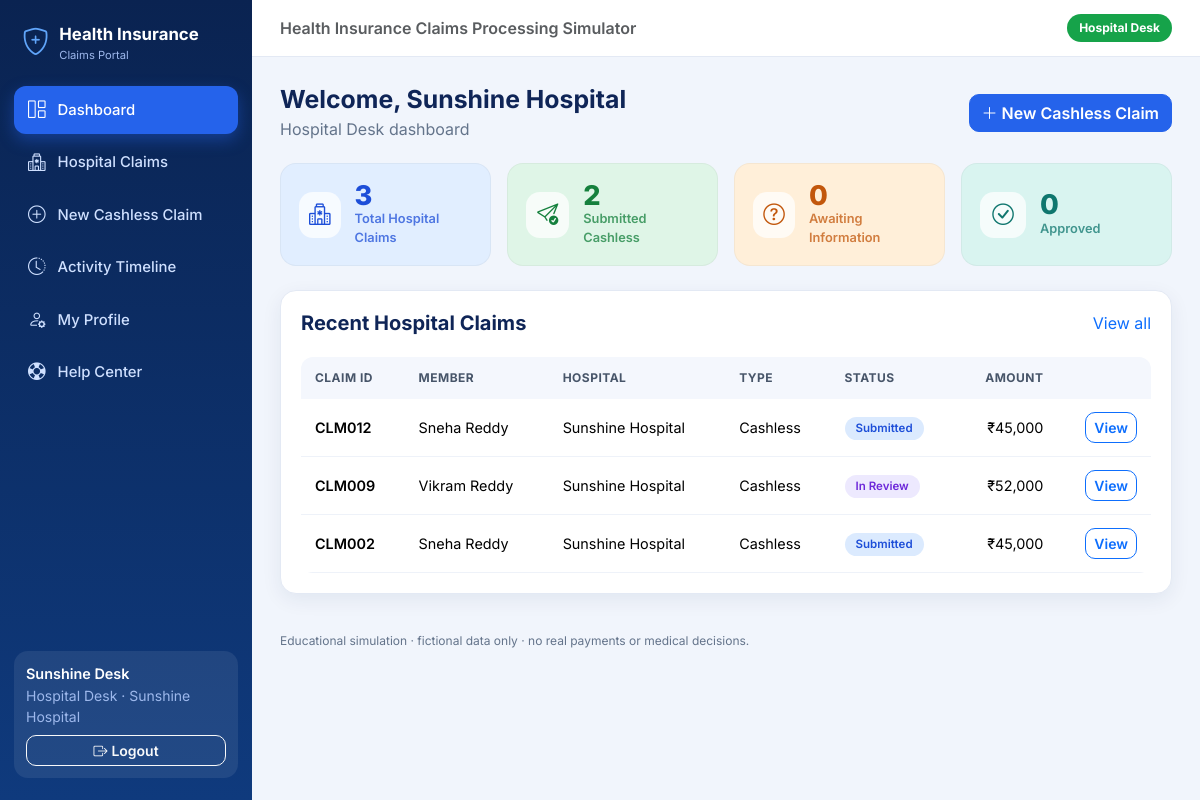
The app's page /dashboard (signed in) with its own data.
### models.py (models this page shows, shortened)
class User(db.Model):
    __tablename__ = "users"
    id = db.Column(db.Integer, primary_key=True)
    username = db.Column(db.String(50), nullable=False, unique=True)
    password_hash = db.Column(db.String(255), nullable=False)
    display_name = db.Column(db.String(100), nullable=False)
    role = db.Column(db.String(30), nullable=False, index=True)
    hospital_id = db.Column(db.Integer, db.ForeignKey("hospitals.id"), nullable=True)
    hospital = db.relationship("Hospital")

class Hospital(db.Model):
    __tablename__ = "hospitals"
    id = db.Column(db.Integer, primary_key=True)
    name = db.Column(db.String(120), nullable=False, unique=True)
    city = db.Column(db.String(80), nullable=False)
    network_status = db.Column(db.String(20), nullable=False, default="network")  # network / non_network

class Claim(db.Model):
    __tablename__ = "claims"
    id = db.Column(db.Integer, primary_key=True)
    policy_id = db.Column(db.Integer, db.ForeignKey("policies.id"), nullable=False, index=True)
    member_id = db.Column(db.Integer, db.ForeignKey("members.id"), nullable=False, index=True)
    hospital_id = db.Column(db.Integer, db.ForeignKey("hospitals.id"), nullable=False, index=True)
    created_by_user_id = db.Column(db.Integer, db.ForeignKey("users.id"), nullable=False)
    claim_type = db.Column(db.String(20), nullable=False, index=True)
    treatment_type = db.Column(db.String(80), nullable=False)
    admission_date = db.Column(db.Date, nullable=False)
    discharge_date = db.Column(db.Date, nullable=False)
    requested_amount = db.Column(db.Numeric(12, 2), nullable=False)
    eligible_amount = db.Column(db.Numeric(12, 2), nullable=True)
    status = db.Column(db.String(20), nullable=False, default="draft", index=True)
    officer_user_id = db.Column(db.Integer, db.ForeignKey("users.id"), nullable=True, index=True)
    description = db.Column(db.Text)
    __table_args__ = (
        db.ForeignKeyConstraint(["member_id", "policy_id"], ["members.id", "members.policy_id"],
                                name="fk_claim_member_same_policy"),
    )
    policy = db.relationship("Policy", foreign_keys=[policy_id])
    member = db.relationship("Member", foreign_keys=[member_id])
    hospital = db.relationship("Hospital")
    creator = db.relationship("User", foreign_keys=[created_by_user_id])
    officer = db.relationship("User", foreign_keys=[officer_user_id])
    documents = db.relationship("ClaimDocument", back_populates="claim", order_by="ClaimDocument.id",
                                cascade="all, delete-orphan")
    history = db.relationship("ClaimHistory", back_populates="claim",
                              order_by="ClaimHistory.timestamp, ClaimHistory.id")
    files = db.relationship("ClaimFile", back_populates="claim", order_by="ClaimFile.created_at")
    settlement = db.relationship("Settlement", back_populates="claim", uselist=False)
    @property
    def code(self):
        return f"CLM{self.id:03d}"

class Member(db.Model):
    __tablename__ = "members"
    id = db.Column(db.Integer, primary_key=True)
    policy_id = db.Column(db.Integer, db.ForeignKey("policies.id"), nullable=False, index=True)
    display_name = db.Column(db.String(100), nullable=False)
    date_of_birth = db.Column(db.Date, nullable=True)
    gender = db.Column(db.String(30), nullable=True)
    is_covered = db.Column(db.Boolean, nullable=False, default=True)
    relation = db.Column("relationship", db.String(40), nullable=False)  # column is called "relationship"
    __table_args__ = (db.UniqueConstraint("id", "policy_id", name="uq_member_id_policy"),)
    policy = db.relationship("Policy", back_populates="members")

### routes/dashboard.py (the view, shortened to what this page needs)
@bp.route("/dashboard")
@login_required
def index():
    user = g.user
    claims = claims_for_user(user)
    recent = claims.order_by(Claim.id.desc()).limit(5).all()
    if user.role == "policyholder":
        data = {
            "policies": Policy.query.filter_by(holder_user_id=user.id).count(),
            "total": claims.count(),
            "in_review": count(claims, Claim.status == "in_review"),
            "approved": count(claims, Claim.status.in_(("approved", "paid"))),
            "rejected": count(claims, Claim.status == "rejected"),
        }
    elif user.role == "hospital_desk":
        data = {
            "total": claims.count(),
            "submitted_cashless": count(claims, Claim.claim_type == "cashless", Claim.status == "submitted"),
            "more_info": count(claims, Claim.status == "more_info"),
            "approved": count(claims, Claim.status.in_(("approved", "paid"))),
        }
    return render_template("dashboards/%s.html" % user.role, recent=recent, **data)

### app.py (called while the page is built)
def inr(value):
    try:
        number = Decimal(str(value if value is not None else 0))
    except Exception:
        number = Decimal(0)
    sign = "-" if number < 0 else ""
    whole, _, fraction = f"{abs(number):.2f}".partition(".")
    if len(whole) > 3:
        head, tail = whole[:-3], whole[-3:]
        groups = []
        while len(head) > 2:
            groups.insert(0, head[-2:])
            head = head[:-2]
        if head:
            groups.insert(0, head)
        whole = ",".join(groups + [tail])
    return f"{sign}₹{whole}" + ("" if fraction == "00" else "." + fraction)

### routes/auth.py (called while the page is built)
@bp.before_app_request
def load_current_user():
    user_id = session.get("user_id")
    g.user = db.session.get(User, user_id) if user_id else None

def role_required(*roles):
    def decorator(view):
        @wraps(view)
        def wrapped(*args, **kwargs):
            if g.user is None:
                flash("Please log in to continue.", "warning")
                return redirect(url_for("auth.login"))
            if g.user.role not in roles:
                abort(403)
            return view(*args, **kwargs)
        return wrapped
    return decorator

### routes/dashboard.py (called while the page is built)
def count(query, *conditions):
    return query.filter(*conditions).count()

### services/claim_workflow.py (called while the page is built)
def claims_for_user(user):
    query = (Claim.query
             .join(Member, Claim.member_id == Member.id)
             .join(Policy, Claim.policy_id == Policy.id))
    if user.role == "policyholder":
        query = query.filter(Policy.holder_user_id == user.id,
                             or_(Claim.status != "draft", Claim.created_by_user_id == user.id))
    elif user.role == "hospital_desk":
        query = query.filter(Claim.hospital_id == user.hospital_id)
    else:  # claims officer / administrator never see drafts
        query = query.filter(Claim.status != "draft")
    return query

### templates/dashboards/hospital_desk.html (shortened to what this page needs)
{% extends "base.html" %}
{% from "_macros.html" import stat_card, claims_table with context %}
{% block content %}
<div class="page-head">
  <div><h1>Welcome, {{ g.user.hospital.name if g.user.hospital else g.user.display_name }}</h1><p>Hospital Desk dashboard</p></div>
  <a class="btn btn-primary" href="{{ url_for('claims.new_claim') }}"><i class="bi bi-plus-lg me-1"></i>New Cashless Claim</a>
</div>
<div class="row g-3 mb-4">
  {{ stat_card("Total Hospital Claims", total, "bi-hospital", "blue") }}
  {{ stat_card("Submitted Cashless", submitted_cashless, "bi-send-check", "green") }}
  {{ stat_card("Awaiting Information", more_info, "bi-question-circle", "orange") }}
  {{ stat_card("Approved", approved, "bi-check-circle", "teal") }}
</div>
<div class="card-box">
  <div class="d-flex justify-content-between mb-2"><h5>Recent Hospital Claims</h5>
    <a href="{{ url_for('hospital.claims') }}">View all</a></div>
  {{ claims_table(recent) }}
</div>
{% endblock %}

### templates/base.html (shortened to what this page needs)
<!doctype html>
<html lang="en">
<head>
  <link href="https://cdn.jsdelivr.net/npm/bootstrap@5.3.3/dist/css/bootstrap.min.css" rel="stylesheet">
  <link href="https://cdn.jsdelivr.net/npm/bootstrap-icons@1.11.3/font/bootstrap-icons.min.css" rel="stylesheet">
  <link href="{{ url_for('static', filename='css/style.css') }}" rel="stylesheet">
</head>
<body>
<div class="{{ 'app-shell' if g.user }}">
  {% if g.user %}
  <aside class="sidebar" id="sidebar">
    <div class="brand"><i class="bi bi-shield-plus"></i><div>Health Insurance<small>Claims Portal</small></div></div>
    <nav aria-label="Main menu">
      {% for label, endpoint, icon, others in nav_items %}
        <a class="nav-link-item {{ 'active' if request.endpoint == endpoint or request.endpoint in others }}"
           href="{{ url_for(endpoint) }}"><i class="bi {{ icon }}"></i>{{ label }}</a>
      {% endfor %}
    </nav>
    <div class="sidebar-user">
      <div class="name">{{ g.user.display_name }}</div>
      <div class="small mb-2" style="color:#9db8ec">{{ ROLE_LABELS[g.user.role] }}{% if g.user.hospital %} · {{ g.user.hospital.name }}{% endif %}</div>
      <form method="post" action="{{ url_for('auth.logout') }}">
        <button class="btn btn-sm btn-outline-light w-100"><i class="bi bi-box-arrow-right me-1"></i>Logout</button>
      </form>
    </div>
  </aside>
  {% endif %}
  <div class="main-area">
    {% if g.user %}
    <header class="topbar">
      <span class="fw-semibold text-muted d-none d-md-inline">Health Insurance Claims Processing Simulator</span>
      <span class="role-chip role-{{ g.user.role }}">{{ ROLE_LABELS[g.user.role] }}</span>
    </header>
    {% endif %}
    <main class="{{ 'content' if g.user }}">
      {% block content %}{% endblock %}
    </main>
    {% if g.user %}<div class="footer-note">Educational simulation · fictional data only · no real payments or medical decisions.</div>{% endif %}
  </div>
</div>
</body>
</html>

### templates/_macros.html (shortened to what this page needs)
{% macro status_badge(status) %}
<span class="badge status-{{ status }}">{{ status|replace('_', ' ')|title }}</span>
{% endmacro %}
{% macro stat_card(label, value, icon, color) %}
<div class="col-6 col-lg">
  <div class="stat-card stat-{{ color }}">
    <div class="icon"><i class="bi {{ icon }}"></i></div>
    <div><div class="num">{{ value }}</div><div class="lbl">{{ label }}</div></div>
  </div>
</div>
{% endmacro %}
{% macro claims_table(claims, show_member=True) %}
{% if claims %}
<div class="table-wrap"><table class="table table-modern">
  <thead><tr><th>Claim ID</th><th>Member</th><th>Hospital</th><th>Type</th><th>Status</th><th class="text-end">Amount</th><th></th></tr></thead>
  <tbody>
  {% for c in claims %}
    <tr>
      <td class="fw-semibold">{{ c.code }}</td><td>{{ c.member.display_name }}</td><td>{{ c.hospital.name }}</td>
      <td class="text-capitalize">{{ c.claim_type }}</td><td>{{ status_badge(c.status) }}</td>
      <td class="text-end">{{ c.requested_amount|inr }}</td>
      <td class="text-end"><a class="btn btn-sm btn-outline-primary" href="{{ url_for('claims.detail', claim_id=c.id) }}">View</a></td>
    </tr>
  {% endfor %}
  </tbody>
</table></div>
{% else %}
<div class="empty-state"><i class="bi bi-inbox"></i>No claims to show yet.</div>
{% endif %}
{% endmacro %}

### static/css/style.css (style rules this page uses)
:root { --navy: #0a2351; --navy-2: #0f3a7d; --blue: #2563eb; --blue-dark: #1d4ed8; --bg: #f1f5fc; --card: #ffffff; --text: #1e293b; --muted: #64748b; --border: #e3e9f4; --radius: 16px; --shadow: 0 6px 20px rgba(15, 42, 91, .07); }
body { font-family: 'Inter', system-ui, -apple-system, 'Segoe UI', sans-serif; background: var(--bg); color: var(--text); }
a { text-decoration: none; }
h1, h2, h3, h4 { font-weight: 700; color: #0f2557; }
.app-shell { display: flex; min-height: 100vh; }
.sidebar { width: 252px; flex-shrink: 0; background: linear-gradient(180deg, var(--navy) 0%, var(--navy-2) 100%); color: #cfe0ff; position: sticky; top: 0; height: 100vh; display: flex; flex-direction: column; padding: 22px 14px; }
.brand { display: flex; align-items: center; gap: 10px; color: #fff; font-weight: 700; font-size: 1.05rem; padding: 0 8px 22px; }
.brand i { font-size: 1.7rem; color: #60a5fa; }
.brand small { display: block; font-weight: 400; font-size: .7rem; color: #9db8ec; }
.nav-link-item { display: flex; align-items: center; gap: 12px; color: #cfe0ff; padding: 11px 14px; border-radius: 12px; margin-bottom: 4px; font-weight: 500; font-size: .93rem; transition: all .15s; }
.nav-link-item.active { background: var(--blue); color: #fff; box-shadow: 0 6px 16px rgba(37,99,235,.4); }
.nav-link-item i { font-size: 1.1rem; }
.sidebar-user { margin-top: auto; background: rgba(255,255,255,.08); border-radius: 14px; padding: 12px; }
.sidebar-user .name { color: #fff; font-weight: 600; font-size: .9rem; }
.main-area { flex: 1; min-width: 0; display: flex; flex-direction: column; }
.topbar { display: flex; align-items: center; justify-content: space-between; padding: 14px 28px; background: #fff; border-bottom: 1px solid var(--border); position: sticky; top: 0; z-index: 20; }
.content { padding: 28px; max-width: 1280px; width: 100%; }
.footer-note { font-size: .75rem; color: var(--muted); padding: 10px 28px 20px; }
.card-box { background: var(--card); border: 1px solid var(--border); border-radius: var(--radius); box-shadow: var(--shadow); padding: 20px; }
.card-box h5, .card-box h6 { font-weight: 700; margin-bottom: 14px; color: #0f2557; }
.page-head { display: flex; flex-wrap: wrap; justify-content: space-between; align-items: center; gap: 12px; margin-bottom: 22px; }
.page-head h1 { font-size: 1.55rem; margin: 0; }
.page-head p { margin: 2px 0 0; color: var(--muted); }
.stat-card { border-radius: var(--radius); padding: 18px; height: 100%; display: flex; align-items: center; gap: 14px; border: 1px solid rgba(0,0,0,.04); transition: transform .15s; }
.stat-card .icon { width: 46px; height: 46px; border-radius: 14px; display: grid; place-items: center; font-size: 1.35rem; background: rgba(255,255,255,.75); }
.stat-card .num { font-size: 1.7rem; font-weight: 800; line-height: 1; }
.stat-card .lbl { font-size: .8rem; font-weight: 600; opacity: .75; }
.stat-blue { background: #e1eeff; color: #1d4ed8; }
.stat-green { background: #dff5e7; color: #15803d; }
.stat-orange { background: #ffefd9; color: #c2570c; }
.stat-teal { background: #d9f4f0; color: #0f766e; }
.table-modern { margin: 0; }
.table-modern thead th { background: #f4f7fd; color: #475569; font-size: .75rem; text-transform: uppercase; letter-spacing: .04em; border: 0; padding: 12px 14px; white-space: nowrap; }
.table-modern td { padding: 13px 14px; vertical-align: middle; border-color: #eef2f9; font-size: .9rem; }
.table-wrap { overflow-x: auto; border-radius: 12px; }
.badge[class*="status-"] { font-weight: 600; padding: 6px 11px; border-radius: 999px; font-size: .72rem; }
.status-submitted { background: #dbeafe; color: #1d4ed8; }
.status-in_review { background: #ede9fe; color: #6d28d9; }
.role-chip { padding: 5px 12px; border-radius: 999px; font-size: .75rem; font-weight: 700; color: #fff; }
.role-hospital_desk { background: #16a34a; }
.btn { border-radius: 10px; font-weight: 600; }
.btn-primary { background: var(--blue); border-color: var(--blue); }

### records on screen
User: user.display_name "Sunshine Desk", role "Hospital Desk"
Hospital: user.hospital.name "Sunshine Hospital", user.hospital "Sunshine Hospital"
Claim: code "CLM012", member.display_name "Sneha Reddy", hospital.name "Sunshine Hospital", claim_type "Cashless", status "Submitted", requested_amount|inr "₹45,000"
Claim: code "CLM009", member.display_name "Vikram Reddy", hospital.name "Sunshine Hospital", claim_type "Cashless", status "In Review", requested_amount|inr "₹52,000"
Claim: code "CLM002", member.display_name "Sneha Reddy", hospital.name "Sunshine Hospital", claim_type "Cashless", status "Submitted", requested_amount|inr "₹45,000"

### other values on screen
{{ label }} "Dashboard" "Hospital Claims" "New Cashless Claim" "Activity Timeline" "My Profile" "Help Center"
{{ value }} "3 2 0 0"
{{ label }} "Total Hospital Claims Submitted Cashless Awaiting Information Approved"
